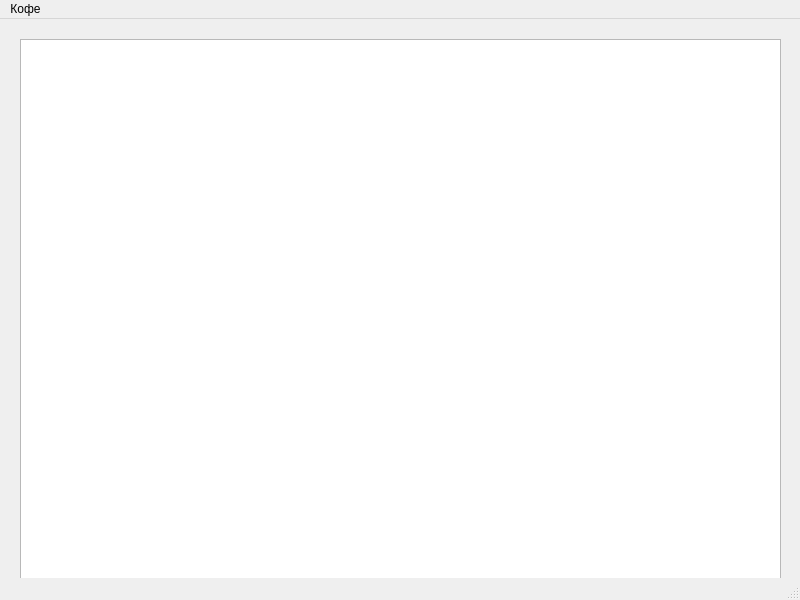
<?xml version="1.0" encoding="UTF-8"?>
<ui version="4.0">
 <class>MainWindow</class>
 <widget class="QMainWindow" name="MainWindow">
  <property name="geometry">
   <rect>
    <x>0</x>
    <y>0</y>
    <width>800</width>
    <height>600</height>
   </rect>
  </property>
  <property name="windowTitle">
   <string>MainWindow</string>
  </property>
  <widget class="QWidget" name="centralwidget">
   <widget class="QTableWidget" name="tableWidget">
    <property name="geometry">
     <rect>
      <x>20</x>
      <y>20</y>
      <width>761</width>
      <height>541</height>
     </rect>
    </property>
   </widget>
  </widget>
  <widget class="QMenuBar" name="menubar">
   <property name="geometry">
    <rect>
     <x>0</x>
     <y>0</y>
     <width>800</width>
     <height>21</height>
    </rect>
   </property>
   <widget class="QMenu" name="menu">
    <property name="title">
     <string>Кофе</string>
    </property>
   </widget>
   <addaction name="menu"/>
  </widget>
  <widget class="QStatusBar" name="statusbar"/>
 </widget>
 <resources/>
 <connections/>
</ui>
